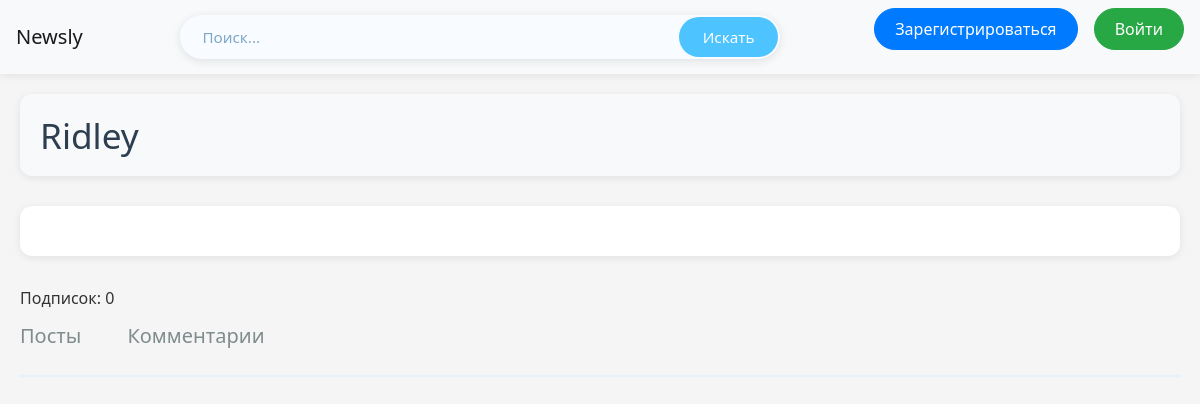
The app's page /user_profile/1/comments, older data.
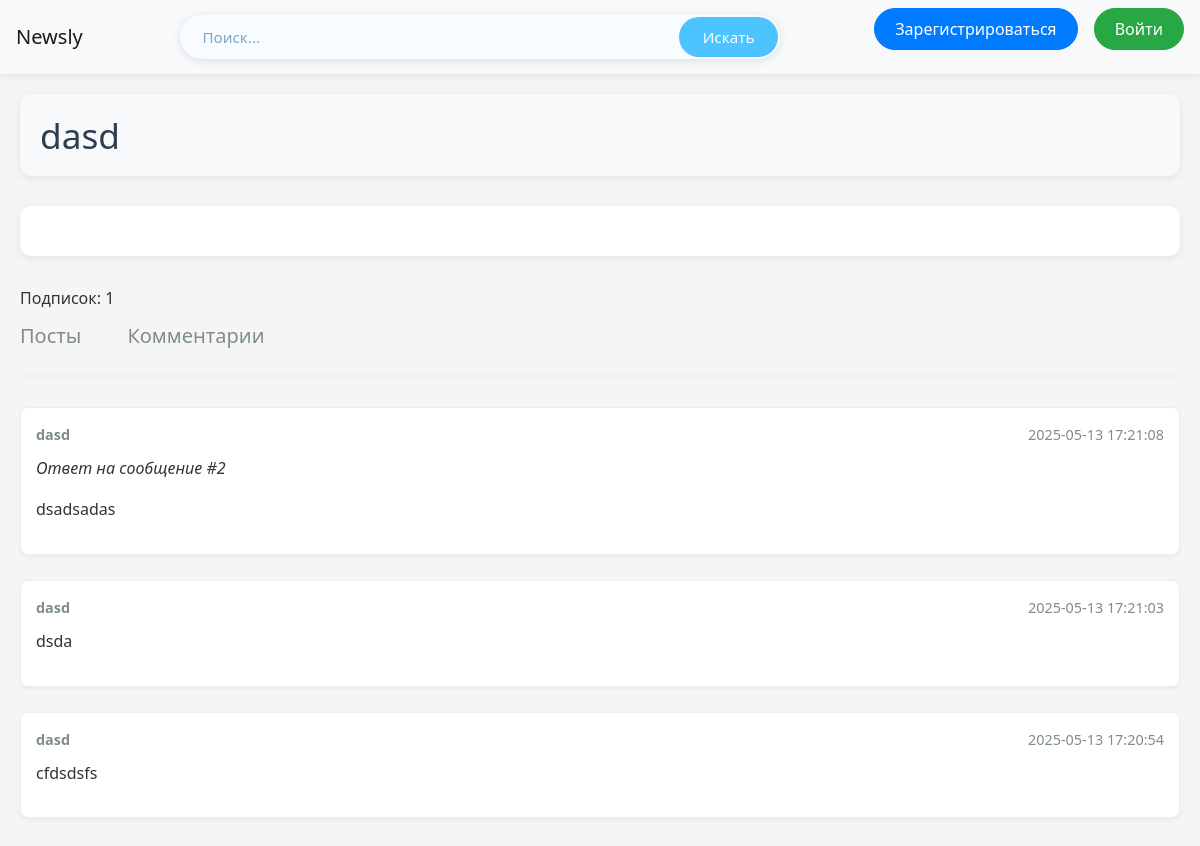
The same page, newer data.
### data/users.py (models this page shows, shortened)
class User(SqlAlchemyBase, UserMixin):
    __tablename__ = 'users'
    id = sqlalchemy.Column(sqlalchemy.Integer,
                           primary_key=True, autoincrement=True)
    name = sqlalchemy.Column(sqlalchemy.String, nullable=True)
    about = sqlalchemy.Column(sqlalchemy.String, nullable=True)
    email = sqlalchemy.Column(sqlalchemy.String,
                              index=True, unique=True, nullable=True)
    hashed_password = sqlalchemy.Column(sqlalchemy.String, nullable=True)
    created_date = sqlalchemy.Column(sqlalchemy.DateTime,
                                     default=datetime.datetime.now)
    liked = orm.relationship('Like', foreign_keys='Like.user_id', backref='user', lazy='dynamic')
    followed = orm.relationship(
        'User',
        secondary=subscriptions,
        primaryjoin=(subscriptions.c.follower_id == id),
        secondaryjoin=(subscriptions.c.followed_id == id),
        backref=orm.backref('followers', lazy='dynamic'),
        lazy='dynamic'
    )

### data/comment.py (models this page shows)
class Comment(SqlAlchemyBase):
    __tablename__ = 'messages'
    id = sqlalchemy.Column(sqlalchemy.Integer,
                           primary_key=True, autoincrement=True)
    text = sqlalchemy.Column(sqlalchemy.String, nullable=True)
    timestamp = sqlalchemy.Column(sqlalchemy.DateTime,
                                     default=datetime.datetime.now)
    user_id = sqlalchemy.Column(sqlalchemy.Integer,
                                sqlalchemy.ForeignKey("users.id"))
    news_id = sqlalchemy.Column(sqlalchemy.Integer,
                               sqlalchemy.ForeignKey("news.id"))
    user = orm.relationship('User')
    new = orm.relationship('News')

### server.py (the view)
@app.route('/user_profile/<int:id>/comments')
def user_profile_comments(id):
    db_sess = db_session.create_session()
    user = db_sess.query(User).get(id)
    db = get_db()
    messages = db.execute("""
        SELECT m.id, m.text, m.timestamp, m.reply_to, m.user_id,
               u.name,
               (SELECT r.reaction_type FROM reactions r WHERE r.message_id = m.id AND r.user_id = ?) as user_reaction
        FROM messages m
        JOIN users u ON m.user_id = u.id
        WHERE m.user_id = ?
        ORDER BY m.timestamp DESC
    """, (id, id)).fetchall()
    return render_template('user_comments.html', user=user, comments=messages)

### data/db_session.py (called while the page is built)
def create_session() -> Session:
    global __factory
    return __factory()

### server.py (called while the page is built)
def get_db():
    db = sqlite3.connect(DATABASE)
    db.row_factory = sqlite3.Row
    return db

### templates/user_comments.html (shortened to what this page needs)
{% extends "base.html" %}
{% block content %}
<div class="user-head">
    <h1>{{ user.name }}</h1>
</div>
<div class="info-card">
</div>
Подписок: {{  user.followers.count() }}
<div class="subsite-tabs">
    <a class="navbar-brand" href="/user_profile/{{ user.id }}">Посты</a>
    <a class="navbar-brand" href="/user_profile/{{ user.id }}/comments">Комментарии</a>
</div>
{% for message in comments %}
    <div class="message">
        <div class="message-header">
            <span><strong>{{ message['name'] }}</strong></span>
            <span>{{ message['timestamp'] }}</span>
        </div>
        <div>
             {% if message['reply_to'] %}
                <p><em>Ответ на сообщение #{{ message['reply_to'] }}</em></p>
            {% endif %}
            <p>{{ message['text'] }}</p>
        </div>
    </div>
{% endfor %}
{% endblock %}

Row changes from the older to the newer data that the page shows:
changed User: name "Ridley" → "dasd"
added Comment: name "dasd", timestamp "2025-05-13 17:21:08", reply_to "2", text "dsadsadas"
added Comment: name "dasd", timestamp "2025-05-13 17:21:03", text "dsda"
added Comment: name "dasd", timestamp "2025-05-13 17:20:54", text "cfdsdsfs"
Text that changed along with them:
{{ user.followers.count() }}: "0" → "1"
